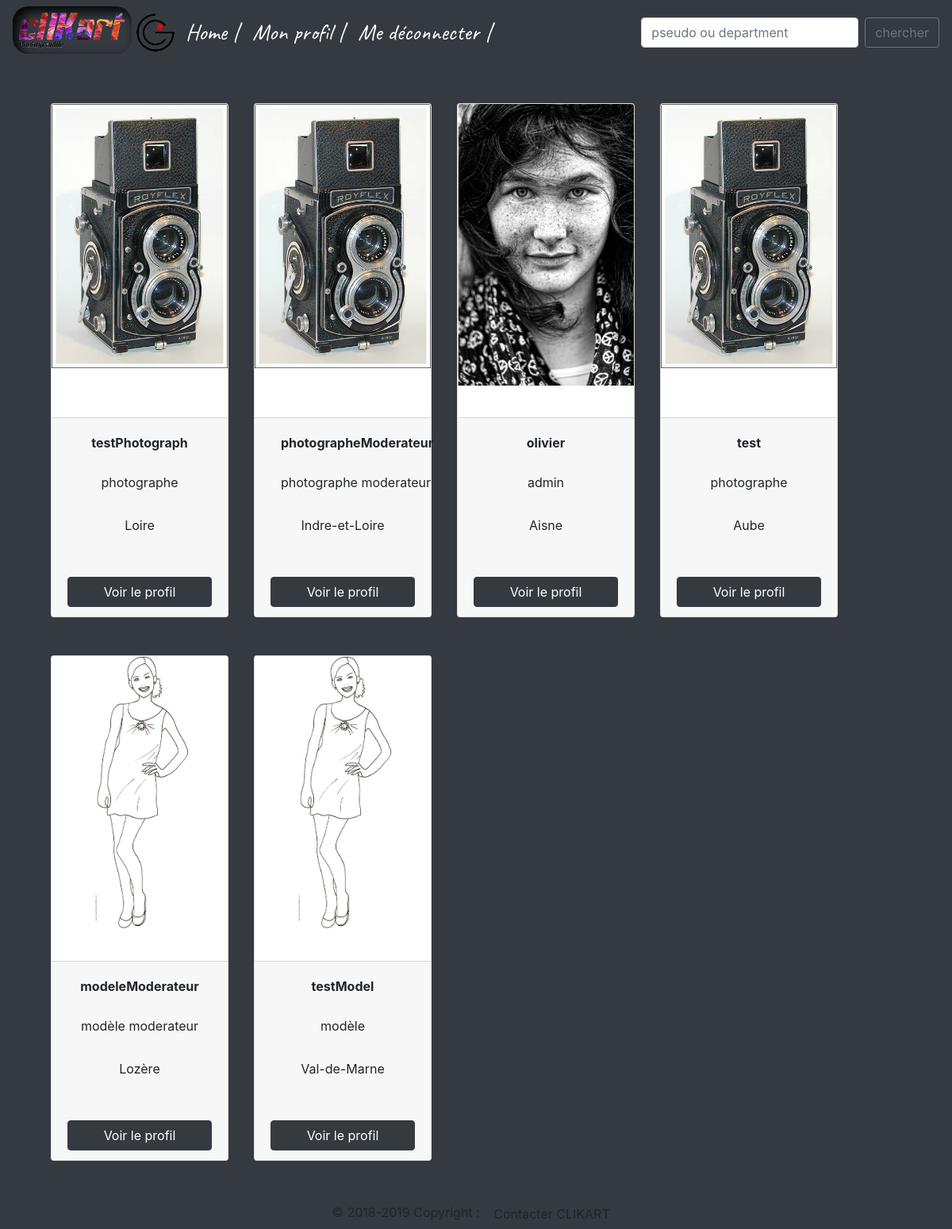
Screenshot of /principal.php with the database file from the repository.
### tables this page shows
CREATE TABLE `clik_Users` (
  `id` int(11) NOT NULL,
  `pseudo` varchar(255) NOT NULL,
  `password` varchar(255) NOT NULL,
  `mail` varchar(255) NOT NULL,
  `birthdate` date NOT NULL,
  `retribution` varchar(10) NOT NULL,
  `description` text NOT NULL,
  `photoProfil` varchar(255) DEFAULT NULL,
  `id_clik_Roles` int(11) NOT NULL,
  `id_clik_Departments` int(11) NOT NULL,
  `firstconnect` timestamp NOT NULL DEFAULT CURRENT_TIMESTAMP,
  `lastConnect` timestamp NOT NULL DEFAULT CURRENT_TIMESTAMP ON UPDATE CURRENT_TIMESTAMP
);

CREATE TABLE `clik_Roles` (
  `id` int(11) NOT NULL,
  `roles` varchar(25) NOT NULL
);

CREATE TABLE `clik_Departments` (
  `id` int(11) NOT NULL,
  `depNumbers` int(11) NOT NULL,
  `depName` varchar(255) NOT NULL
);

### controller/controllerPrincipal.php (called while the page is built, shortened)
<?php
$havelabel = new clik_Users();
if (isset($_POST['searchButton'])) {
    $getLabel = $havelabel->searchProfilPseudo(htmlspecialchars($_POST['search']));
} else {
    $getLabel = $havelabel->getProfilForLabel();
}

### model/database.php (called while the page is built, shortened)
<?php
class database {
    public function __construct() {
        try {
            $this->database = new PDO('mysql:host=' . HOST . ';dbname=' . DBNAME . ';charset=utf8', LOGIN, PASSWORD);
        } catch (Exception $errorMessage) {
            die('Erreur : ' . $errorMessage->getMessage());
        }
    }
}

### model/clik_Users.php (called while the page is built, shortened)
<?php
class clik_Users extends database {
    public function getProfilForLabel() {
        $query = 'SELECT `clik_Users`.`photoProfil`,`clik_Users`.`retribution`, `clik_Roles`.`roles`,`clik_Users`.`id_clik_Roles`,`clik_Roles`.`id`,`clik_Users`.`pseudo`, `clik_Users`.`id`, `clik_Departments`.`depNumbers`,`clik_Departments`.`depName`
                FROM `clik_Users`
                LEFT JOIN `clik_Roles`
                ON `clik_Users`.`id_clik_Roles` = `clik_Roles`.`id`
                LEFT JOIN `clik_Departments`
                ON `clik_Users`.`id_clik_Departments` = `clik_Departments`.`id`';
        $queryResult = $this->database->query($query);
        if (is_object($queryResult)) {
            $result = $queryResult->fetchAll(PDO::FETCH_OBJ);
            return $result;
        }
    }
}

### principal.php (the view, shortened to what this page needs)
<?php
include ('model/database.php');
include ('model/clik_Users.php');
include ('controller/controllerPrincipal.php');
?>
<!doctype html>
<html lang="fr">
    <head>
        <link rel="stylesheet" href="assets/css/bootstrap/bootstrap.min.css" />
        <link href="assets/css/stylePrincipal.css" rel="stylesheet" type="text/css"/>
    </head>
    <body>
        <?php
        include ('view/header.php')
        ?>
        <div class="row ml-5">
            <?php foreach ($getLabel as $label) { ?>
                <div class="card ml-3 mr-3 mt-5" style="width: 14rem;">
                    <img class="card-img-top" src="<?= $label->photoProfil ?>" alt="Card image cap"   />
                    <div class="card-body">
                    </div>
                    <div class="card-footer">
                        <p class="card-title btn btn-md col-md-12 "><strong><?= $label->pseudo ?></strong></p>
                        <p class="card-text btn btn-md col-md-12"><?= $label->roles ?></p>
                        <p class="card-text btn btn-md col-md-12"><?= $label->depName ?></p>
                        <a href="profilPage.php?id=<?= $label->id ?>" class="btn btn-dark btn-block btnCard">Voir le profil</a>
                    </div>
                </div>
            <?php } ?>
        </div>
        <?php
        include ('view/footer.php')
        ?>
    </body>
</html>

### assets/css/stylePrincipal.css (style rules this page uses)
html,body,footer { overflow-x: hidden; background-color: #343A40; }
.btnCard { margin-top: 30px; }

### rows the page displays
clik_users: photoProfil (placeholder picture), pseudo "testPhotograph", id_clik_Roles.roles "photographe", id_clik_Departments.depName "Loire"
clik_users: photoProfil (placeholder picture), pseudo "photographeModerateur", id_clik_Roles.roles "photographe moderateur", id_clik_Departments.depName "Indre-et-Loire"
clik_users: photoProfil (picture), pseudo "olivier", id_clik_Roles.roles "admin", id_clik_Departments.depName "Aisne"
clik_users: photoProfil (placeholder picture), pseudo "test", id_clik_Roles.roles "photographe", id_clik_Departments.depName "Aube"
clik_users: photoProfil (placeholder picture), pseudo "modeleModerateur", id_clik_Roles.roles "modèle moderateur", id_clik_Departments.depName "Lozère"
clik_users: photoProfil (placeholder picture), pseudo "testModel", id_clik_Roles.roles "modèle", id_clik_Departments.depName "Val-de-Marne"
